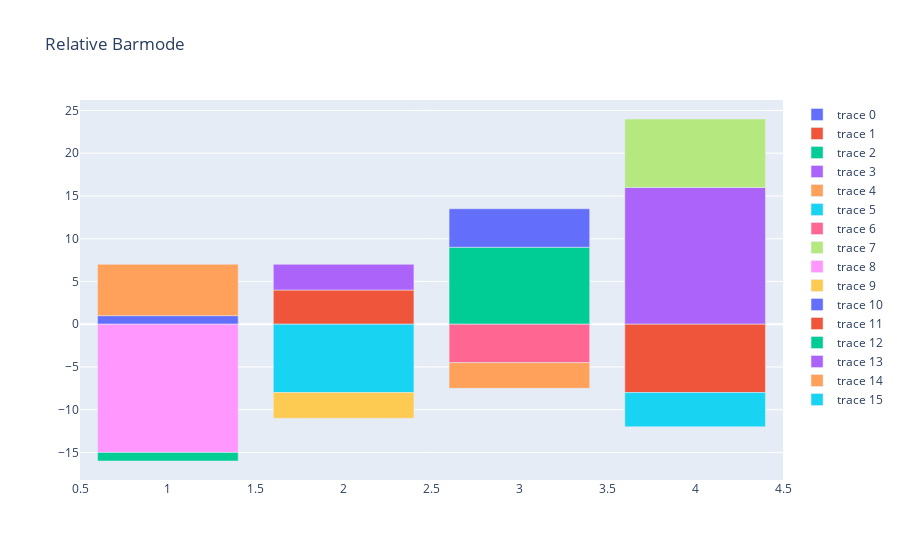

Notebook cell for this chart:
### Code cell
x = [1, 2, 3, 4]
y = [
    [1, 4, 9, 16],
    [6, -8, -4.5, 8],
    [-15, -3, 4.5, -8],
    [-1, 3, -3, -4],
]

fig = go.Figure()
# fig.add_trace(go.Bar(x=x, y=[1, 4, 9, 16]))
# fig.add_trace(go.Bar(x=x, y=[6, -8, -4.5, 8]))
# fig.add_trace(go.Bar(x=x, y=[-15, -3, 4.5, -8]))
# fig.add_trace(go.Bar(x=x, y=[-1, 3, -3, -4]))

for m in range(len(y)):
    for n in range(len(x)):
        fig.add_trace(go.Bar(x=[x[n]], y=[y[m][n]]))



fig.update_layout(barmode='relative', title_text='Relative Barmode')
fig.show()

### Figure 1 — Plotly figure (JSON) as saved in the notebook; plotly's stock layout.template omitted (floating-point values rounded to 4 significant figures)
{"data": [{"x": [1], "y": [1], "type": "bar"}, {"x": [2], "y": [4], "type": "bar"}, {"x": [3], "y": [9], "type": "bar"}, {"x": [4], "y": [16], "type": "bar"}, {"x": [1], "y": [6], "type": "bar"}, {"x": [2], "y": [-8], "type": "bar"}, {"x": [3], "y": [-4.5], "type": "bar"}, {"x": [4], "y": [8], "type": "bar"}, {"x": [1], "y": [-15], "type": "bar"}, {"x": [2], "y": [-3], "type": "bar"}, {"x": [3], "y": [4.5], "type": "bar"}, {"x": [4], "y": [-8], "type": "bar"}, {"x": [1], "y": [-1], "type": "bar"}, {"x": [2], "y": [3], "type": "bar"}, {"x": [3], "y": [-3], "type": "bar"}, {"x": [4], "y": [-4], "type": "bar"}], "layout": {"title": {"text": "Relative Barmode"}, "barmode": "relative"}}
